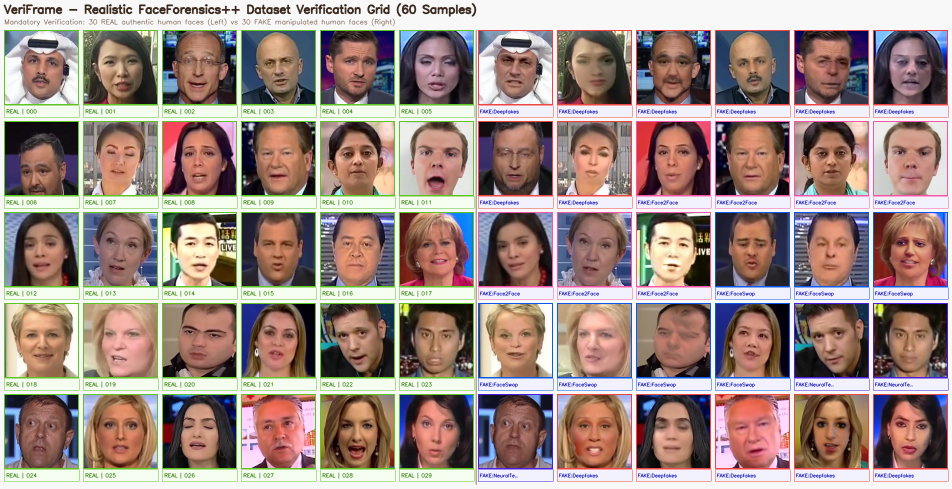
#> input picture data/dataset_verification_grid.png, 1904 x 978 px (shown at 1/2 size)
$ python -i frequency.py   (imports and definitions only)
#> lines starting #> are read from the running program, lines starting #| are printed output that depends on the picture
"""
FFT Frequency Analysis Module
==============================
Real Fast Fourier Transform (FFT) based frequency-domain feature extraction
for deepfake detection.

Key Features:
- 2D FFT with centered shift (DC zero-frequency at centre).
- Log-scaled magnitude spectrum for visualization.
- Multi-band decomposition: low (0-10%), mid (10-40%), high (40-100%).
- Azimuthally averaged radial power spectrum (64 frequency bins).
- Numerical metrics: total energy, low/mid/high ratios, spectral entropy.
- Dynamic scientific explanation tailored to computed spectral measurements.
- Base64-encoded spectrum images for seamless API transport.
- Preserves 70-dim feature vector for multi-modal model compatibility.
"""

import base64
import io
import logging
from dataclasses import dataclass, field
from typing import Dict, List, Optional, Tuple

import cv2
import numpy as np
from PIL import Image

logger = logging.getLogger(__name__)

# ---------------------------------------------------------------------------
# FFT Analysis Constants
# ---------------------------------------------------------------------------

FFT_INPUT_SIZE: Tuple[int, int] = (224, 224)

# Radial frequency band boundaries (fraction of Nyquist radius 0..1)
LOW_BAND_RATIO: Tuple[float, float] = (0.00, 0.10)
MID_BAND_RATIO: Tuple[float, float] = (0.10, 0.40)
HIGH_BAND_RATIO: Tuple[float, float] = (0.40, 1.00)

# Number of radial bins for the azimuthally averaged power spectrum
NUM_RADIAL_BINS: int = 64


# ---------------------------------------------------------------------------
# Data Classes
# ---------------------------------------------------------------------------

@dataclass
class FFTFeatures:
    """
    Numerical FFT feature vector extracted from one face image.
    Total feature vector dimensionality: 6 scalar + 64 radial = 70 values.
    """
    mean_magnitude: float = 0.0
    std_magnitude: float = 0.0
    low_energy: float = 0.0      # fraction of total energy in low-freq band
    mid_energy: float = 0.0      # fraction of total energy in mid-freq band
    high_energy: float = 0.0     # fraction of total energy in high-freq band
    spectral_entropy: float = 0.0  # Shannon entropy of normalised power spectrum
    total_energy: float = 0.0    # unnormalized sum of squared magnitude
    high_energy_ratio: float = 0.0  # high energy / (low + mid + high)
    explanation: str = ""

    # Azimuthally averaged radial power spectrum (64 bins, normalised to [0, 1])
    radial_spectrum: List[float] = field(default_factory=list)

    def to_vector(self) -> np.ndarray:
        """Return flat numpy array [6 scalars + 64 radial] = 70-dim for model compatibility."""
        scalars = np.array([
            self.mean_magnitude,
            self.std_magnitude,
            self.low_energy,
            self.mid_energy,
            self.high_energy,
            self.spectral_entropy,
        ], dtype=np.float32)
        radial = np.array(self.radial_spectrum, dtype=np.float32)
        return np.concatenate([scalars, radial])

    def to_dict(self) -> Dict:
        return {
            "mean_magnitude": round(float(self.mean_magnitude), 6),
            "std_magnitude": round(float(self.std_magnitude), 6),
            "low_energy": round(float(self.low_energy), 6),
            "mid_energy": round(float(self.mid_energy), 6),
            "high_energy": round(float(self.high_energy), 6),
            "low_energy_pct": round(float(self.low_energy * 100), 2),
            "mid_energy_pct": round(float(self.mid_energy * 100), 2),
            "high_energy_pct": round(float(self.high_energy * 100), 2),
            "total_energy": round(float(self.total_energy), 2),
            "high_energy_ratio": round(float(self.high_energy_ratio), 4),
            "spectral_entropy": round(float(self.spectral_entropy), 6),
            "radial_spectrum": [round(float(v), 6) for v in self.radial_spectrum],
            "feature_dim": len(self.to_vector()),
            "explanation": self.explanation,
        }


@dataclass
class FFTResult:
    """Full result returned by FFTAnalyzer.analyze()."""
    success: bool = False
    features: Optional[FFTFeatures] = None
    original_b64: Optional[str] = None      # input grayscale image
    magnitude_b64: Optional[str] = None     # log-magnitude spectrum (BONE colormap)
    log_spectrum_b64: Optional[str] = None  # colorized spectrum (JET colormap)
    image_size: Optional[Tuple[int, int]] = None
    explanation: Optional[str] = None
    error: Optional[str] = None


# ---------------------------------------------------------------------------
# Core Analyser
# ---------------------------------------------------------------------------

class FFTAnalyzer:
    """Performs 2D FFT analysis on face images."""

    def __init__(self, input_size: Tuple[int, int] = FFT_INPUT_SIZE):
#> further down, picture is the input picture: shape (978, 1904, 3); mean B, G, R 133.8, 139.3, 159
        self.input_size = input_size

    def analyze(self, image_input, generate_visuals: bool = True) -> FFTResult:
        # 1. Decode to grayscale numpy array
#> called with generate_visuals = True
        gray = self._to_grayscale(image_input)
#> in _to_grayscale, `return cv2.cvtColor(arr, cv2.COLOR_BGR2GRAY)`:
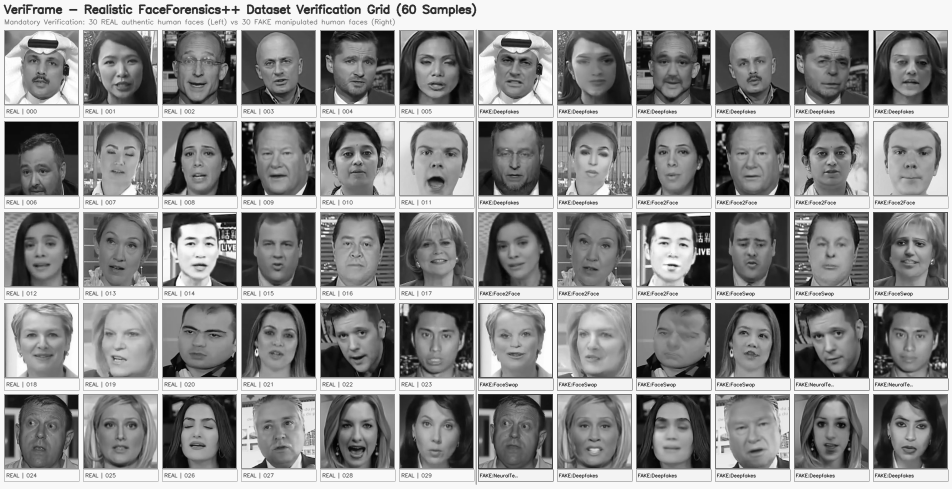
#> returned value: shape (978, 1904) (shown at 1/2 size); min 0, max 255, mean 144.6
        if gray is None:
            return FFTResult(success=False, error="Could not decode image to grayscale.")

        H, W = gray.shape
#> H = 978; W = 1904
        if H < 8 or W < 8:
            return FFTResult(success=False, error=f"Image too small ({W}×{H}). Minimum 8×8.")

        # 2. Resize to fixed input size for consistent FFT frequency bins
        gray_resized = cv2.resize(
            gray,
            (self.input_size[1], self.input_size[0]),
            interpolation=cv2.INTER_AREA,
        )
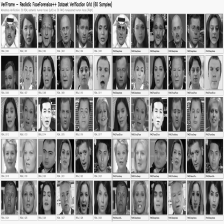
#> gray_resized: shape (224, 224); min 1, max 254, mean 144.6

        # 3. 2D Fast Fourier Transform
        fft2d = np.fft.fft2(gray_resized.astype(np.float64))
        fft_shifted = np.fft.fftshift(fft2d)  # shift DC zero-frequency to centre

        # 4. Magnitude spectrum & Logarithmic scaling
        magnitude = np.abs(fft_shifted)
        log_mag = np.log1p(magnitude)  # log(1 + |F(u, v)|)
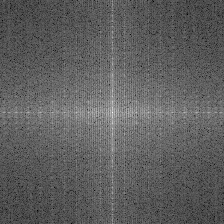
#> log_mag: shape (224, 224) float64; min 3.12, max 15.8, mean 7.85; drawn with min black and max white

        # 5. Extract numerical features
        features = self._extract_features(magnitude, log_mag)

        # 6. Generate dynamic explanation
        explanation = self._generate_explanation(features)
        features.explanation = explanation

        # 7. Visualisations
        orig_b64 = mag_b64 = log_b64 = None
        if generate_visuals:
            orig_b64 = self._ndarray_to_b64(gray_resized)
            mag_b64 = self._spectrum_to_b64(log_mag, colormap=cv2.COLORMAP_BONE)
            log_b64 = self._spectrum_to_b64(log_mag, colormap=cv2.COLORMAP_JET)

        return FFTResult(
            success=True,
            features=features,
            original_b64=orig_b64,
            magnitude_b64=mag_b64,
            log_spectrum_b64=log_b64,
            image_size=(self.input_size[0], self.input_size[1]),
            explanation=explanation,
            error=None,
        )

    def _extract_features(self, magnitude: np.ndarray, log_mag: np.ndarray) -> FFTFeatures:
        H, W = magnitude.shape
#> H = 224; W = 224
        cy, cx = H // 2, W // 2  # DC component center
#> cy = 112; cx = 112
        max_radius = min(cy, cx)
#> max_radius = 112

        y_idx, x_idx = np.indices((H, W))
        radius_map = np.sqrt((y_idx - cy) ** 2 + (x_idx - cx) ** 2)

        mean_mag = float(np.mean(log_mag))
#> mean_mag = 7.85
        std_mag = float(np.std(log_mag))
#> std_mag = 1.05

        total_power = float(np.sum(magnitude ** 2))
#> total_power = 6.52e+13
        total_energy = total_power + 1e-12
#> total_energy = 6.52e+13

        def band_energy(r_min_frac, r_max_frac) -> float:
#> called with r_min_frac = 0, r_max_frac = 0.1
            r_min = r_min_frac * max_radius
#> r_min = 0
            r_max = r_max_frac * max_radius
#> r_max = 11.2
            mask = (radius_map >= r_min) & (radius_map < r_max)
            return float(np.sum((magnitude[mask]) ** 2)) / total_energy

        low_e = band_energy(*LOW_BAND_RATIO)
#> low_e = 0.897
        mid_e = band_energy(*MID_BAND_RATIO)
#> mid_e = 0.0778
        high_e = band_energy(*HIGH_BAND_RATIO)
#> high_e = 0.0245

        denom = low_e + mid_e + high_e
#> denom = 1
        high_ratio = (high_e / denom) if denom > 0 else 0.0
#> high_ratio = 0.0245

        # Spectral entropy (Shannon entropy of normalized power)
        power = magnitude ** 2
        power_norm = power / total_energy
        p = power_norm[power_norm > 0]
        spectral_entropy = float(-np.sum(p * np.log2(p)))
#> spectral_entropy = 2.39
        spectral_entropy /= np.log2(float(H * W))
#> spectral_entropy = 0.153

        # Azimuthally averaged radial power spectrum (64 bins)
        bin_edges = np.linspace(0, max_radius, NUM_RADIAL_BINS + 1)
#> bin_edges = 65 values from 0 to 112
        radial_bins = np.zeros(NUM_RADIAL_BINS, dtype=np.float64)

        for i in range(NUM_RADIAL_BINS):
            mask = (radius_map >= bin_edges[i]) & (radius_map < bin_edges[i + 1])
            if mask.any():
                radial_bins[i] = np.mean(log_mag[mask])
#> after the loop, radial_bins = 64 values, max 11.59 at index 0, min 7.42 at index 63, mean 8.61

        r_min, r_max = radial_bins.min(), radial_bins.max()
#> r_min = 7.42; r_max = 11.59
        if r_max > r_min:
            radial_bins = (radial_bins - r_min) / (r_max - r_min)
#> radial_bins = 64 values, max 1 at index 0, min 0 at index 63, mean 0.286
        else:
            radial_bins[:] = 0.0

        return FFTFeatures(
            mean_magnitude=mean_mag,
            std_magnitude=std_mag,
            low_energy=low_e,
            mid_energy=mid_e,
            high_energy=high_e,
            spectral_entropy=spectral_entropy,
            total_energy=total_power,
            high_energy_ratio=high_ratio,
            radial_spectrum=radial_bins.tolist(),
        )

    @staticmethod
    def _generate_explanation(features: FFTFeatures) -> str:
        """Generate a factual, scientific explanation of computed frequency metrics."""
        low_pct = features.low_energy * 100
        mid_pct = features.mid_energy * 100
        high_pct = features.high_energy * 100

        if high_pct > 25.0:
            pattern = (
                f"Elevated high-frequency spectral energy ({high_pct:.1f}%) observed. "
                "In deepfake detection, high-frequency spikes or slow spectral decay often correspond to "
                "transposed-convolution upsampling grids, checkerboard artifacts, or synthetic blending seams."
            )
        elif high_pct < 5.0:
            pattern = (
                f"Strong low-frequency dominance ({low_pct:.1f}%) with subdued high frequencies ({high_pct:.1f}%). "
                "This distribution indicates heavy smoothing or natural optical low-pass decay characteristic of standard photography."
            )
        else:
            pattern = (
                f"Balanced energy progression: {low_pct:.1f}% low (structural), {mid_pct:.1f}% mid (texture), "
                f"and {high_pct:.1f}% high (edge/detail) frequency distribution."
            )

        return (
            f"Frequency analysis computes the 2D Fast Fourier Transform to inspect the radial energy decay. {pattern} "
            "Frequency distribution serves as an analytical descriptor and not a standalone classifier."
        )

    @staticmethod
    def _to_grayscale(image_input) -> Optional[np.ndarray]:
        try:
            if isinstance(image_input, np.ndarray):
                arr = image_input
                if arr.ndim == 3 and arr.shape[2] == 3:
                    return cv2.cvtColor(arr, cv2.COLOR_BGR2GRAY)
                elif arr.ndim == 2:
                    return arr.astype(np.uint8)
                return None

            if isinstance(image_input, Image.Image):
                return np.array(image_input.convert("L"))

            if isinstance(image_input, (str,)):
                from pathlib import Path
                path = Path(image_input)
                if not path.exists():
                    return None
                img = cv2.imread(str(path))
                if img is None:
                    return None
                return cv2.cvtColor(img, cv2.COLOR_BGR2GRAY)

            if isinstance(image_input, (bytes, io.BytesIO)):
                data = image_input if isinstance(image_input, bytes) else image_input.getvalue()
                arr = np.frombuffer(data, dtype=np.uint8)
                img = cv2.imdecode(arr, cv2.IMREAD_GRAYSCALE)
                return img
        except Exception as exc:
            logger.warning("FFTAnalyzer._to_grayscale error: %s", exc)
        return None

    @staticmethod
    def _spectrum_to_b64(log_mag: np.ndarray, colormap: int = cv2.COLORMAP_BONE) -> str:
#> called with colormap = 1
        norm = cv2.normalize(log_mag, None, 0, 255, cv2.NORM_MINMAX)
        norm_u8 = norm.astype(np.uint8)
        coloured = cv2.applyColorMap(norm_u8, colormap)
        _, buf = cv2.imencode(".jpg", coloured, [cv2.IMWRITE_JPEG_QUALITY, 90])
        return base64.b64encode(buf.tobytes()).decode("utf-8")

    @staticmethod
    def _ndarray_to_b64(gray: np.ndarray) -> str:
        _, buf = cv2.imencode(".jpg", gray, [cv2.IMWRITE_JPEG_QUALITY, 90])
        return base64.b64encode(buf.tobytes()).decode("utf-8")


fft_analyzer = FFTAnalyzer()


def run_fft_analysis(image_input, generate_visuals: bool = True) -> FFTResult:
    return fft_analyzer.analyze(image_input, generate_visuals=generate_visuals)

>>> import cv2
>>> picture = cv2.imread('../data/dataset_verification_grid.png')
>>> result = FFTAnalyzer().analyze(picture)
#> call 2 of _spectrum_to_b64, with colormap = 2
#> in _spectrum_to_b64 (call 2), `coloured = cv2.applyColorMap(norm_u8, colormap)`:
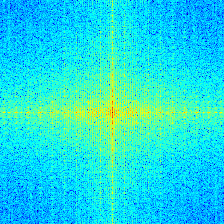
#> coloured: shape (224, 224, 3); mean B, G, R 224.8, 220, 30.5
